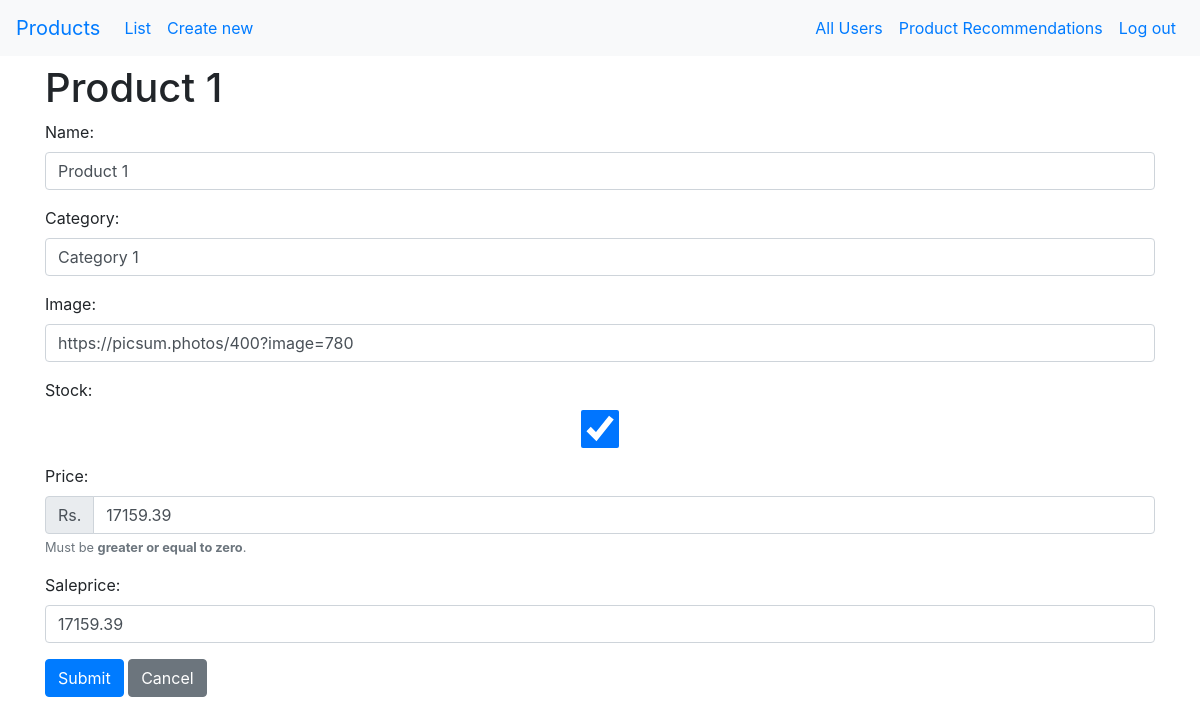
/products/1/edit/?next=/products/ (signed in), run on the app's committed database.
### products/models.py (models this page shows, shortened)
class Product(models.Model):
    name = models.CharField(max_length=100)
    category = models.CharField(max_length=100)
    image = models.URLField(blank=True)
    stock = models.BooleanField(default=True)
    price = models.DecimalField(max_digits=8, decimal_places=2)
    saleprice = models.DecimalField(max_digits=8, decimal_places=2)

### products/views.py (the view)
# urls.py: path("products/<pk>/edit/", ProductUpdate.as_view(), name="edit"),
class ProductUpdate(PermissionRequiredMixin, UpdateView):
    template_name = "products/form.html"
    model = Product
    form_class = ProductForm
    permission_required = "products.change_product"

### products/forms.py
class ProductForm(forms.ModelForm):
    class Meta:
        model = Product
        fields = "__all__"
        widgets = {
            "price": PriceWidget()
        }
        help_texts = {
            "price": "Must be <b>greater or equal to zero</b>."
        }

### core/templatetags/core.py (called while the page is built)
@register.simple_tag(takes_context=True)
def referer(context, fallback_url, *args):
    request = context["request"]
    url = request.GET.get("next")
    if not url:
        try:
            url = reverse(fallback_url, args=args)
        except NoReverseMatch:
            url = fallback_url
    if not url:
        url = request.META.get("HTTP_REFERER")
    return url

### core/widgets.py (called while the page is built)
    def render(self, name, value, attrs=None, renderer=None):
        renderer = TemplatesSetting()
        '''
        Overriding renderer to TemplatesSetting extremely important.
        Without this Django can't find our custom template.
        '''
        return super().render(name, value, attrs, renderer)

### templates/products/form.html (shortened to what this page needs)
{% extends "layout.html" %}
{% load widget_tweaks core %}
{% block content %}
    <h1>{% if product %}{{ product.name }}{% else %}Create product{% endif %}</h1>
    <form method="post">{% csrf_token %}
        {% include "form_inputs.html" %}
        {% include "form_submit.html" with cancel_url="products:list" %}
    </form>
{% endblock %}

### templates/form_inputs.html (shortened to what this page needs)
{% load widget_tweaks %}
{% for field in form %}
    <div class="form-group">
        {{ field.label_tag }}
        {% if field.errors %}
            {% render_field field class="form-control is-invalid" %}
        {% else %}
            {% render_field field class="form-control" %}
        {% endif %}
        {% if field.help_text %}
            <small class="form-text text-muted">{{ field.help_text|safe }}</small>
        {% endif %}
    </div>
{% endfor %}

### data on the page
Product: name "Product 1", name "Product 1" "Category 1" "https://picsum.photos/400?image=780" "☑" "17159.39"

### other printed values
{{ field.label_tag }} "Name:" "Category:" "Image:" "Stock:" "Price:" "Saleprice:"
{{ field.help_text|safe }} "Must be greater or equal to zero ."
{{ submit_text|default:"Submit"|safe }} "Submit"
{{ cancel_text|default:"Cancel"|safe }} "Cancel"
